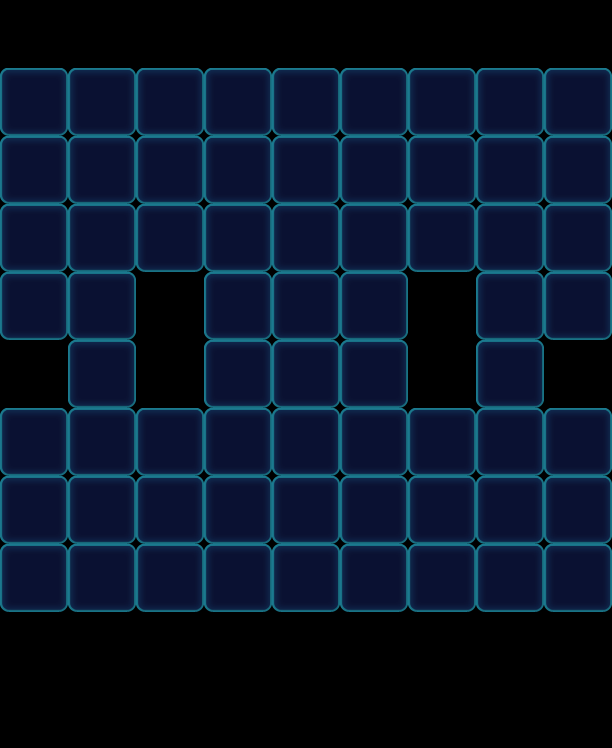

Below is a game level as drawn by its tile map, then a one-line description and the .tmx that defines it (tile-layer data replaced by summaries):
An orthogonal 9x11 tile map with 68x68 px tiles, 1 tile layer (Valid), 2 tilesets and 75 objects (48x Monster, 13x Factory_Normal, 5x Flower, 5x Haze, 4x Stone).

<map version="1.0" orientation="orthogonal" width="9" height="11" tilewidth="68" tileheight="68">
 <tileset firstgid="1" name="game_grid1" tilewidth="68" tileheight="68">
  <image source="game_grid1.png" width="68" height="68" />
 </tileset>
 <tileset firstgid="2" name="map" tilewidth="68" tileheight="68">
  <image source="map.png" width="1024" height="1024" />
 </tileset>
 <layer name="Valid" width="9" height="11">
  <data>[99 cells, 66 non-empty, 1 distinct tile ids]</data>
 </layer>
 <objectgroup name="BottomObj" width="9" height="11" />
 <objectgroup name="MiddleObj" width="9" height="11">
  <object type="Monster" gid="2" x="204" y="476">
   <properties>
    <property name="Color" value="Blue" />
   </properties>
  </object>
  <object type="Monster" gid="2" x="68" y="544">
   <properties>
    <property name="Color" value="Blue" />
   </properties>
  </object>
  <object type="Monster" gid="3" x="0" y="476">
   <properties>
    <property name="Color" value="Green" />
   </properties>
  </object>
  <object type="Monster" gid="3" x="204" y="612">
   <properties>
    <property name="Color" value="Green" />
   </properties>
  </object>
  <object type="Monster" gid="17" x="136" y="476">
   <properties>
    <property name="Color" value="Purple" />
   </properties>
  </object>
  <object type="Monster" gid="17" x="204" y="408">
   <properties>
    <property name="Color" value="Purple" />
   </properties>
  </object>
  <object type="Monster" gid="17" x="68" y="340">
   <properties>
    <property name="Color" value="Purple" />
   </properties>
  </object>
  <object type="Monster" gid="17" x="0" y="544">
   <properties>
    <property name="Color" value="Purple" />
   </properties>
  </object>
  <object type="Monster" gid="17" x="204" y="544">
   <properties>
    <property name="Color" value="Purple" />
   </properties>
  </object>
  <object type="Monster" gid="19" x="204" y="340">
   <properties>
    <property name="Color" value="Yellow" />
   </properties>
  </object>
  <object type="Monster" gid="19" x="68" y="272">
   <properties>
    <property name="Color" value="Yellow" />
   </properties>
  </object>
  <object type="Monster" gid="19" x="68" y="476">
   <properties>
    <property name="Color" value="Yellow" />
   </properties>
  </object>
  <object type="Monster" gid="19" x="68" y="612">
   <properties>
    <property name="Color" value="Yellow" />
   </properties>
  </object>
  <object type="Monster" gid="19" x="136" y="612">
   <properties>
    <property name="Color" value="Yellow" />
   </properties>
  </object>
  <object type="Monster" gid="3" x="204" y="272">
   <properties>
    <property name="Color" value="Green" />
   </properties>
  </object>
  <object type="Monster" gid="2" x="340" y="340">
   <properties>
    <property name="Color" value="Blue" />
   </properties>
  </object>
  <object type="Monster" gid="19" x="408" y="272">
   <properties>
    <property name="Color" value="Yellow" />
   </properties>
  </object>
  <object type="Monster" gid="17" x="476" y="476">
   <properties>
    <property name="Color" value="Purple" />
   </properties>
  </object>
  <object type="Monster" gid="3" x="476" y="340">
   <properties>
    <property name="Color" value="Green" />
   </properties>
  </object>
  <object type="Monster" gid="3" x="544" y="272">
   <properties>
    <property name="Color" value="Green" />
   </properties>
  </object>
  <object type="Monster" gid="2" x="476" y="408">
   <properties>
    <property name="Color" value="Blue" />
   </properties>
  </object>
  <object type="Monster" gid="3" x="544" y="612">
   <properties>
    <property name="Color" value="Green" />
   </properties>
  </object>
  <object type="Monster" gid="2" x="544" y="544">
   <properties>
    <property name="Color" value="Blue" />
   </properties>
  </object>
  <object type="Monster" gid="17" x="544" y="476">
   <properties>
    <property name="Color" value="Purple" />
   </properties>
  </object>
  <object type="Monster" gid="19" x="408" y="612">
   <properties>
    <property name="Color" value="Yellow" />
   </properties>
  </object>
  <object type="Monster" gid="19" x="408" y="476">
   <properties>
    <property name="Color" value="Yellow" />
   </properties>
  </object>
  <object type="Monster" gid="19" x="476" y="612">
   <properties>
    <property name="Color" value="Yellow" />
   </properties>
  </object>
  <object type="Monster" gid="3" x="340" y="476">
   <properties>
    <property name="Color" value="Green" />
   </properties>
  </object>
  <object type="Monster" gid="17" x="340" y="544">
   <properties>
    <property name="Color" value="Purple" />
   </properties>
  </object>
  <object type="Monster" gid="2" x="408" y="544">
   <properties>
    <property name="Color" value="Blue" />
   </properties>
  </object>
  <object type="Monster" gid="3" x="340" y="408">
   <properties>
    <property name="Color" value="Green" />
   </properties>
  </object>
  <object type="Monster" gid="19" x="272" y="612">
   <properties>
    <property name="Color" value="Yellow" />
   </properties>
  </object>
  <object type="Monster" gid="17" x="272" y="476">
   <properties>
    <property name="Color" value="Purple" />
   </properties>
  </object>
  <object name="53" type="Monster" gid="18" x="0" y="272">
   <properties>
    <property name="Color" value="Pink" />
   </properties>
  </object>
  <object name="53" type="Monster" gid="18" x="136" y="272">
   <properties>
    <property name="Color" value="Pink" />
   </properties>
  </object>
  <object name="53" type="Monster" gid="18" x="272" y="272">
   <properties>
    <property name="Color" value="Pink" />
   </properties>
  </object>
  <object name="53" type="Monster" gid="18" x="340" y="272">
   <properties>
    <property name="Color" value="Pink" />
   </properties>
  </object>
  <object name="53" type="Monster" gid="18" x="476" y="272">
   <properties>
    <property name="Color" value="Pink" />
   </properties>
  </object>
  <object name="53" type="Monster" gid="18" x="476" y="544">
   <properties>
    <property name="Color" value="Pink" />
   </properties>
  </object>
  <object name="53" type="Monster" gid="18" x="272" y="544">
   <properties>
    <property name="Color" value="Pink" />
   </properties>
  </object>
  <object name="53" type="Monster" gid="18" x="340" y="612">
   <properties>
    <property name="Color" value="Pink" />
   </properties>
  </object>
  <object name="53" type="Monster" gid="18" x="136" y="544">
   <properties>
    <property name="Color" value="Pink" />
   </properties>
  </object>
  <object name="53" type="Monster" gid="18" x="0" y="612">
   <properties>
    <property name="Color" value="Pink" />
   </properties>
  </object>
  <object name="53" type="Monster" gid="18" x="68" y="408">
   <properties>
    <property name="Color" value="Pink" />
   </properties>
  </object>
  <object type="Flower" gid="4" x="408" y="204">
   <properties>
    <property name="FlowerLevel" value="1" />
   </properties>
  </object>
  <object type="Flower" gid="4" x="272" y="204">
   <properties>
    <property name="FlowerLevel" value="1" />
   </properties>
  </object>
  <object type="Flower" gid="4" x="136" y="204">
   <properties>
    <property name="FlowerLevel" value="1" />
   </properties>
  </object>
  <object type="Flower" gid="4" x="0" y="204">
   <properties>
    <property name="FlowerLevel" value="1" />
   </properties>
  </object>
  <object type="Flower" gid="4" x="544" y="204">
   <properties>
    <property name="FlowerLevel" value="1" />
   </properties>
  </object>
  </objectgroup>
 <objectgroup color="#000000" name="TopObj" width="9" height="11">
  <!-- 17 objects omitted --></objectgroup>
 <objectgroup color="#00ff00" name="CeilObj" width="9" height="11">
  <!-- 5 objects omitted --></objectgroup>
</map>
<!-- 26 of 75 objects omitted -->
